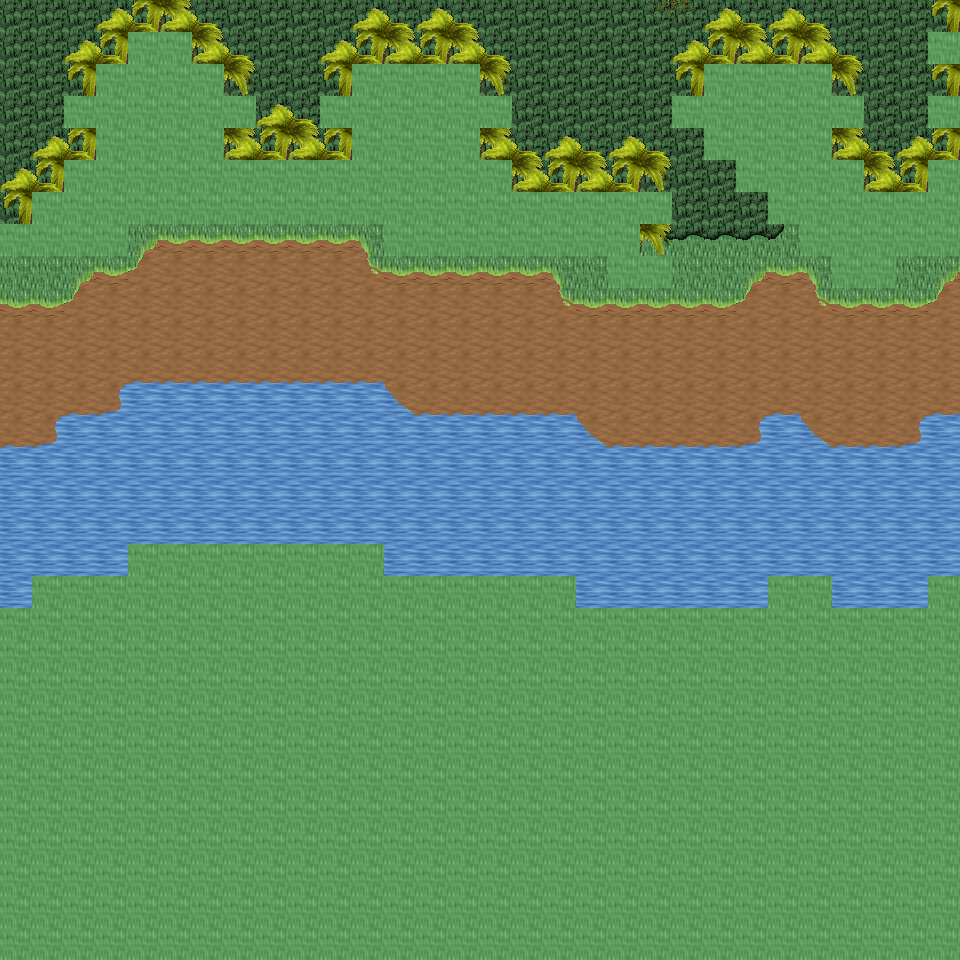

Tiled map render using the project's own tile images. Description and the map definition, with tile-layer contents summarised, below:
An orthogonal 30x30 tile map with 32x32 px tiles, 6 tile layers (Ground, Object, Object2, Above, ...), 24 tilesets and 5 objects (5x mapExit).

<map version="1.0" orientation="orthogonal" renderorder="right-down" width="30" height="30" tilewidth="32" tileheight="32" nextobjectid="6">
  <tileset firstgid="1" name="tileset_ground_ground" tilewidth="32" tileheight="32" tilecount="33" columns="3">
    <image source="../drawable/tileset_ground_ground.png" width="96" height="352" />
  </tileset>
  <tileset firstgid="34" name="tileset_ground_water_pool" tilewidth="32" tileheight="32" tilecount="72" columns="3">
    <image source="../drawable/tileset_ground_water_pool.png" width="96" height="768" />
  </tileset>
  <tileset firstgid="106" name="tileset_ground_water_pool_corners" tilewidth="32" tileheight="32" tilecount="72" columns="3">
    <image source="../drawable/tileset_ground_water_pool_corners.png" width="96" height="768" />
  </tileset>
  <tileset firstgid="178" name="tileset_ground_grass_edges" tilewidth="32" tileheight="32" tilecount="36" columns="12">
    <image source="../drawable/tileset_ground_grass_edges.png" width="384" height="96" />
  </tileset>
  <tileset firstgid="214" name="tileset_ground_grass_corners" tilewidth="32" tileheight="32" tilecount="24" columns="6">
    <image source="../drawable/tileset_ground_grass_corners.png" width="192" height="128" />
  </tileset>
  <tileset firstgid="238" name="tileset_plant_tree_palm_tree" tilewidth="32" tileheight="32" tilecount="6" columns="2">
    <image source="../drawable/tileset_plant_tree_palm_tree.png" width="64" height="96" />
  </tileset>
  <tileset firstgid="244" name="tileset_logic_creature_animal" tilewidth="32" tileheight="32" tilecount="32" columns="8">
    <image source="../drawable/tileset_logic_creature_animal.png" width="256" height="128" />
  </tileset>
  <tileset firstgid="276" name="tileset_logic_collision" tilewidth="32" tileheight="32" tilecount="1" columns="1">
    <image source="../drawable/tileset_logic_collision.png" width="32" height="32" />
  </tileset>
  <tileset firstgid="277" name="tileset_item_corpse_huge_animal" tilewidth="32" tileheight="32" tilecount="16" columns="2">
    <image source="../drawable/tileset_item_corpse_huge_animal.png" width="64" height="256" />
  </tileset>
  <tileset firstgid="293" name="tileset_object_tent" tilewidth="32" tileheight="32" tilecount="9" columns="3">
    <image source="../drawable/tileset_object_tent.png" width="96" height="96" />
  </tileset>
  <tileset firstgid="302" name="tileset_logic_creature_amazon" tilewidth="32" tileheight="32" tilecount="16" columns="8">
    <image source="../drawable/tileset_logic_creature_amazon.png" width="256" height="64" />
  </tileset>
  <tileset firstgid="318" name="tileset_furniture_light_iron_lamp" tilewidth="32" tileheight="32" tilecount="3" columns="1">
    <image source="../drawable/tileset_furniture_light_iron_lamp.png" width="32" height="96" />
  </tileset>
  <tileset firstgid="321" name="tileset_furniture_light_flames" tilewidth="32" tileheight="32" tilecount="6" columns="6">
    <image source="../drawable/tileset_furniture_light_flames.png" width="192" height="32" />
  </tileset>
  <tileset firstgid="327" name="tileset_ground_rock_large_boulder" tilewidth="32" tileheight="32" tilecount="9" columns="3">
    <image source="../drawable/tileset_ground_rock_large_boulder.png" width="96" height="96" />
  </tileset>
  <tileset firstgid="336" name="tileset_ground_rock_rocks_2" tilewidth="32" tileheight="32" tilecount="4" columns="2">
    <image source="../drawable/tileset_ground_rock_rocks_2.png" width="64" height="64" />
  </tileset>
  <tileset firstgid="340" name="tileset_logic_creature_elemental" tilewidth="32" tileheight="32" tilecount="16" columns="8">
    <image source="../drawable/tileset_logic_creature_elemental.png" width="256" height="64" />
  </tileset>
  <tileset firstgid="356" name="tileset_logic_item_fruits" tilewidth="32" tileheight="32" tilecount="16" columns="8">
    <image source="../drawable/tileset_logic_item_fruits.png" width="256" height="64" />
  </tileset>
  <tileset firstgid="372" name="tileset_plant_pineapple_plant" tilewidth="32" tileheight="32" tilecount="6" columns="2">
    <image source="../drawable/tileset_plant_pineapple_plant.png" width="64" height="96" />
  </tileset>
  <tileset firstgid="378" name="tileset_item_statue_flowered_arch" tilewidth="32" tileheight="32" tilecount="24" columns="6">
    <image source="../drawable/tileset_item_statue_flowered_arch.png" width="192" height="128" />
  </tileset>
  <tileset firstgid="402" name="tileset_ground_grass_2" tilewidth="32" tileheight="32" tilecount="21" columns="3">
    <image source="../drawable/tileset_ground_grass_2.png" width="96" height="224" />
  </tileset>
  <tileset firstgid="423" name="tileset_light_dim_yellow_light_7x5" tilewidth="32" tileheight="32" tilecount="35" columns="7">
    <image source="../drawable/tileset_light_dim_yellow_light_7x5.png" width="224" height="160" />
  </tileset>
  <tileset firstgid="458" name="tileset_light_yellow_light_5x5" tilewidth="32" tileheight="32" tilecount="25" columns="5">
    <image source="../drawable/tileset_light_yellow_light_5x5.png" width="160" height="160" />
  </tileset>
  <tileset firstgid="483" name="tileset_logic_creature_spider" tilewidth="32" tileheight="32" tilecount="3" columns="3">
    <image source="../drawable/tileset_logic_creature_spider.png" width="96" height="32" />
  </tileset>
  <tileset firstgid="486" name="tileset_logic_creature_reptile" tilewidth="32" tileheight="32" tilecount="7" columns="7">
    <image source="../drawable/tileset_logic_creature_reptile.png" width="224" height="32" />
  </tileset>
  <layer name="Ground" width="30" height="30">
    <data>[900 cells, 900 non-empty, 9 distinct tile ids]</data>
  </layer>
  <layer name="Object" width="30" height="30">
    <data>[900 cells, 186 non-empty, 15 distinct tile ids]</data>
  </layer>
  <layer name="Object2" width="30" height="30">
    <data>[900 cells, 74 non-empty, 2 distinct tile ids]</data>
  </layer>
  <layer name="Above" width="30" height="30">
    <data>[900 cells, 120 non-empty, 4 distinct tile ids]</data>
  </layer>
  <layer name="Above2" width="30" height="30">
    <data>[900 cells, 27 non-empty, 2 distinct tile ids]</data>
  </layer>
  <layer name="Walkable" width="30" height="30">
    <data>[900 cells, 470 non-empty, 1 distinct tile ids]</data>
  </layer>
  <objectgroup name="MapEvents">
    <object id="1" name="north" type="mapExit" x="0" y="0" width="960" height="32">
      <properties>
        <property name="map" value="level_0_x273_y27" />
        <property name="x" value="0" />
        <property name="y" value="28" />
      </properties>
    </object>
    <object id="2" name="east" type="mapExit" x="928" y="0" width="32" height="32">
      <properties>
        <property name="map" value="level_0_x274_y28" />
        <property name="x" value="1" />
        <property name="y" value="0" />
      </properties>
    </object>
    <object id="3" name="east2" type="mapExit" x="928" y="64" width="32" height="32">
      <properties>
        <property name="map" value="level_0_x274_y28" />
        <property name="x" value="1" />
        <property name="y" value="2" />
      </properties>
    </object>
    <object id="4" name="east3" type="mapExit" x="928" y="128" width="32" height="32">
      <properties>
        <property name="map" value="level_0_x274_y28" />
        <property name="x" value="1" />
        <property name="y" value="4" />
      </properties>
    </object>
    <object id="5" name="east4" type="mapExit" x="928" y="256" width="32" height="320">
      <properties>
        <property name="map" value="level_0_x274_y28" />
        <property name="x" value="1" />
        <property name="y" value="8" />
      </properties>
    </object>
  </objectgroup>
</map>
